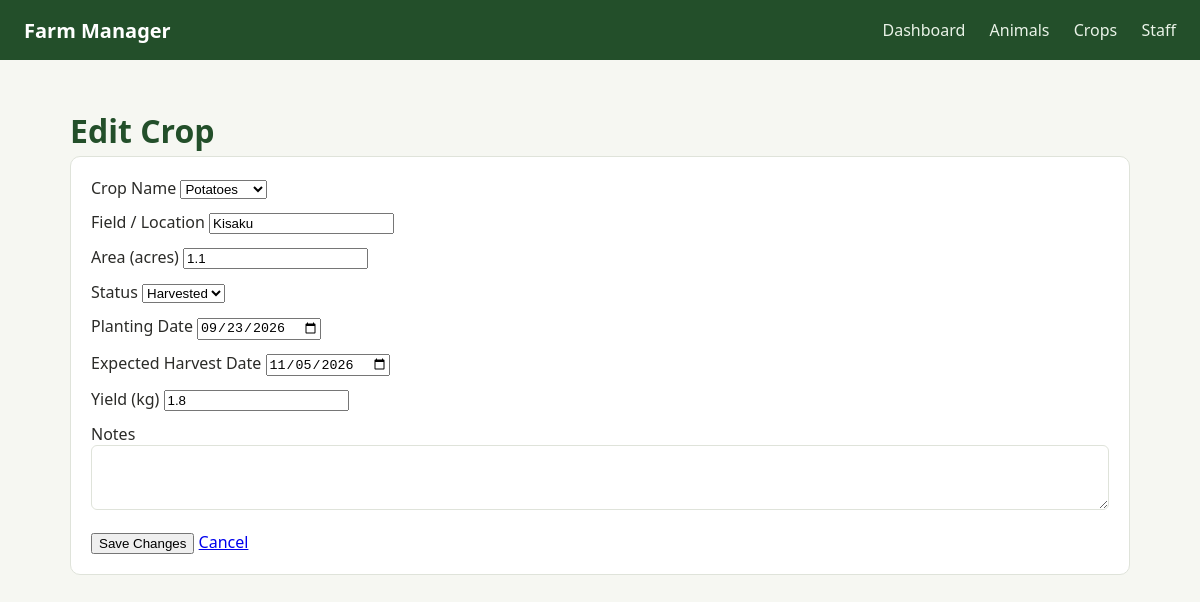
The page /crops/1/edit on the database its author committed.
### models.py (models this page shows)
class Crop(db.Model):
    __tablename__ = "crops"
    id = db.Column(db.Integer, primary_key=True)
    name = db.Column(db.String(80), nullable=False)
    field_location = db.Column(db.String(80))
    area_acres = db.Column(db.Float)
    planting_date = db.Column(db.Date)
    expected_harvest_date = db.Column(db.Date)
    status = db.Column(db.String(30), default="Planted")  # Planted/Growing/Harvested
    yield_amount_kg = db.Column(db.Float)
    notes = db.Column(db.Text)

### app.py (the view, shortened to what this page needs)
@app.route("/crops/<int:crop_id>/edit", methods=["GET", "POST"])
def edit_crop(crop_id):
    crop = Crop.query.get_or_404(crop_id)
    return render_template("crops/add_crop.html", crop=crop)

### templates/crops/add_crop.html (shortened to what this page needs)
{% extends "base.html" %}
{% block content %}
  <h1>{{ 'Edit' if crop else 'Add' }} Crop</h1>
  <div class="card">
    <form method="POST">
      <div class="field" style="margin-bottom:12px;">
        <label>Crop Name</label>
        <select name="name" required>
          {% for crop_name in ["Maize", "Beans", "Wheat", "Rice", "Potatoes", "Tomatoes", "Cabbage", "Onions", "Sugarcane", "Coffee", "Tea"] %}
          <option value="{{ crop_name }}" {{ 'selected' if crop and crop.name == crop_name }}>{{ crop_name }}</option>
          {% endfor %}
        </select>
      </div>
      <div class="field" style="margin-bottom:12px;">
        <label>Field / Location</label>
        <input type="text" name="field_location" value="{{ crop.field_location if crop else '' }}">
      </div>
      <div class="field" style="margin-bottom:12px;">
        <label>Area (acres)</label>
        <input type="number" step="0.1" name="area_acres" value="{{ crop.area_acres if crop else '' }}">
      </div>
      <div class="field" style="margin-bottom:12px;">
        <label>Status</label>
        <select name="status">
          <option value="Harvested" {{ 'selected' if crop and crop.status=='Harvested' }}>Harvested</option>
        </select>
      </div>
      <div class="field" style="margin-bottom:12px;">
        <label>Planting Date</label>
        <input type="date" name="planting_date" value="{{ crop.planting_date if crop else '' }}">
      </div>
      <div class="field" style="margin-bottom:12px;">
        <label>Expected Harvest Date</label>
        <input type="date" name="expected_harvest_date" value="{{ crop.expected_harvest_date if crop else '' }}">
      </div>
      <div class="field" style="margin-bottom:12px;">
        <label>Yield (kg)</label>
        <input type="number" step="0.1" name="yield_amount_kg" value="{{ crop.yield_amount_kg if crop else '' }}">
      </div>
      <div class="field" style="margin-bottom:16px;">
        <label>Notes</label>
        <textarea name="notes" rows="3" style="width:100%; padding:9px; border:1px solid #dfe3da; border-radius:6px;">{{ crop.notes if crop else '' }}</textarea>
      </div>
      <button type="submit" class="btn">{{ 'Save Changes' if crop else 'Add Crop' }}</button>
      <a href="{{ url_for('crops') }}" class="btn secondary">Cancel</a>
    </form>
  </div>
{% endblock %}

### static/css/style.css (style rules this page uses)
:root { --green: #2f6d3a; --green-dark: #234f2a; --bg: #f6f7f2; --card: #ffffff; --text: #2b2b28; --muted: #6b6f66; --border: #dfe3da; }
* { box-sizing: border-box; }
body { margin: 0; font-family: "Segoe UI", Arial, sans-serif; background: var(--bg); color: var(--text); }
h1 { color: var(--green-dark); margin-bottom: 4px; }
.card { background: var(--card); border: 1px solid var(--border); border-radius: 10px; padding: 20px; }

### rows shown on the page
Crop: field_location "Kisaku", area_acres "1.1", planting_date "09/23/2026", expected_harvest_date "11/05/2026", yield_amount_kg "1.8"

### other values the page prints
{{ 'Edit' if crop else 'Add' }} "Edit"
{{ 'Save Changes' if crop else 'Add Crop' }} "Save Changes"
form field name "Potatoes"
